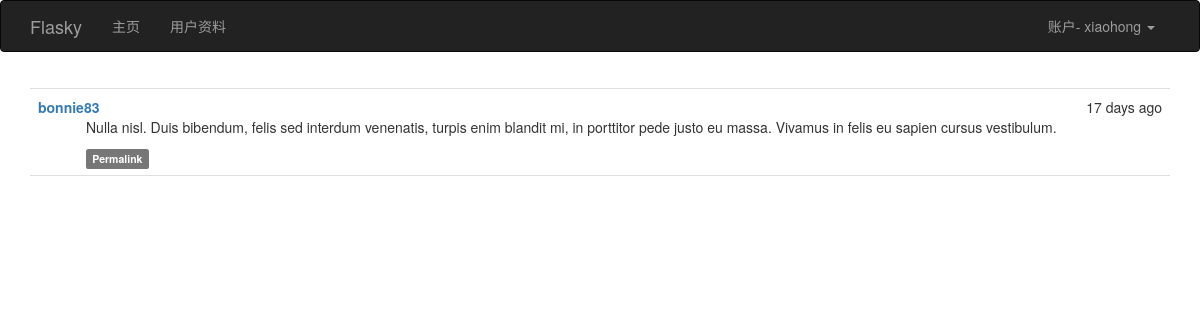
The app's page /post/100 (signed in) with its own data.
### app/models.py (models this page shows, shortened)
class User(UserMixin, db.Model):
    __tablename__ = 'users'
    id = db.Column(db.Integer, primary_key=True)
    username = db.Column(db.String(64), unique=True, index=True)
    email = db.Column(db.String(64), unique=True,index=True)
    role_id = db.Column(db.Integer, db.ForeignKey('roles.id'))
    password_hash = db.Column(db.String(128))
    confirmed = db.Column(db.Boolean, default= False)
    name = db.Column(db.String(64))
    location = db.Column(db.String(128))
    about_me = db.Column(db.Text())
    member_since = db.Column(db.DateTime(), default=datetime.utcnow)
    last_seen = db.Column(db.DateTime(), default=datetime.utcnow)
    posts = db.relationship('Post', backref='author', lazy='dynamic')
    followed = db.relationship('Follow', foreign_keys=[Follow.follower_id], backref=db.backref('follower', lazy='joined')
                               , lazy='dynamic', cascade='all,delete-orphan')
    followers = db.relationship('Follow', foreign_keys=[Follow.followed_id], backref=db.backref('followed',lazy='joined')
                                , lazy='dynamic',cascade='all,delete-orphan')
    @property
    def password(self):
        raise AttributeError('password is not a readable attribute')
    def can(self, permission):
        return self.role is not None and self.role.permissions & permission == permission
    def is_administrator(self):
        return self.can(Permission.ADMINISTER)
    def ping(self):
        self.last_seen = datetime.utcnow()
        db.session.add(self)

class Post(db.Model):
    __tablename__ = 'posts'
    id = db.Column(db.Integer, primary_key=True)
    body = db.Column(db.Text)
    timestamp = db.Column(db.DateTime, index=True, default=datetime.utcnow)
    author_id = db.Column(db.Integer, db.ForeignKey('users.id'))
    body_html = db.Column(db.Text)

### app/main/views.py (the view)
@main.route('/post/<int:id>')
def post(id):
    p = Post.query.get_or_404(id)
    return render_template('post.html', posts=[p])

### app/auth/views.py (called while the page is built)
@auth.before_app_request
def before_request():
    if current_user.is_authenticated:
        current_user.ping()
        if not current_user.confirmed and request.endpoint[:5] != 'auth.':
            return redirect(url_for('auth.unconfirmed'))

### app/main/__init__.py (called while the page is built)
@main.app_context_processor
def inject_permissions():
    return dict(Permission=Permission)

### app/models.py (called while the page is built)
@login_manager.user_loader
def load_user(user_id):
    return User.query.get(int(user_id))

### app/templates/post.html (shortened to what this page needs)
{%  extends "base.html" %}
{%  import "bootstrap/wtf.html" as wtf %}
{%  import "_macros.html" as macros %}
{% block page_content %}
  {%  include '_posts.html' %}
{% endblock %}

### app/templates/base.html (shortened to what this page needs)
{% extends "bootstrap/base.html" %}
{% block head %}
{{ super() }}
<link rel="stylesheet" type="text/css" href="{{ url_for('static', filename='style.css') }}">
{% endblock %}
{% block navbar %}
<div class="navbar navbar-inverse" role="navigation">
    <div class="container">
        <div class="navbar-header">
            <a class="navbar-brand" href="{{ url_for('main.index') }}">Flasky</a>
        </div>
        <div class="navbar-collapse collapse">
            <ul class="nav navbar-nav">
                <li><a href="{{ url_for('main.index') }}">主页</a></li>
                {%  if current_user.is_authenticated %}
                    <li><a href="{{  url_for('main.user', username=current_user.username) }}">用户资料</a></li>
                {%  endif %}
            </ul>
            <ul class="nav navbar-nav navbar-right">
                {% if current_user.is_authenticated %}
                <li class="dropdown">
                <a href="#" class="dropdown-toggle" data-toggle="dropdown">账户- {{ current_user.username }} <b class="caret"></b></a>
                </li>
                {% else %}
                <li><a href="{{ url_for('auth.login') }}">登录</a></li>
                {% endif %}
            </ul>
        </div>
    </div>
</div>
{% endblock %}
{% block content %}
<div class="container">
    {% block page_content %}{% endblock %}
</div>
{% endblock %}

### app/templates/_posts.html (shortened to what this page needs)
  <ul class="posts">
        {% for post in posts %}
            <li class="post">
                <div class="post-date">
                    {{ moment(post.timestamp).fromNow() }}
                </div>
                <div class="post-author">
                    <a href="{{ url_for('.user', username=post.author.username) }}">{{ post.author.username }}</a>
                </div>
                <div class="post-content">
                    {% if post.body_html %}
                        {{  post.body_html | safe }}
                    {% else %}
                        {{ post.body }}
                    {% endif %}
                    <div class="post-footer">
                        <a href="{{ url_for('.post', id=post.id) }}">
                            <span class="label label-default">Permalink</span>
                        </a>
                    </div>
                </div>
            </li>
        {% endfor %}
    </ul>

### app/static/style.css (style rules this page uses)
ul.posts { list-style-type: none; padding: 0px; margin: 16px 0px 0px 0px; border-top: 1px solid #e0e0e0; }
ul.posts li.post { padding: 8px; border-bottom: 1px solid #e0e0e0; }
div.post-date { float: right; }
div.post-author { font-weight: bold; }
div.post-content { margin-left: 48px; min-height: 48px; }

### records on screen
User: username "xiaohong"
Post: timestamp "17 days ago", author.username "bonnie83", body_html "Nulla nisl. Duis bibendum, felis sed interdum venenatis, turpis enim blandit mi, in porttitor pede justo eu massa. Vivamus in felis eu sapien cursus vestibulum."
